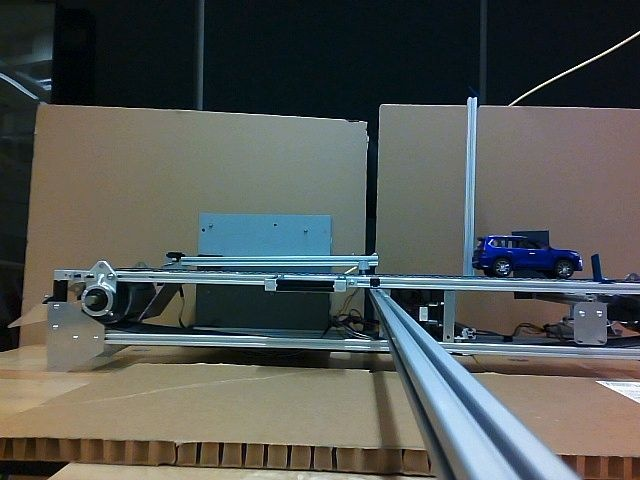
#> input picture blue_lexus_1.jpeg, 640 x 480 px, given in place of the camera
$ python VideoProgram.py
#> lines starting #> are read from the running program, lines starting #| are printed output that depends on the picture; after the words box and inside, x2 and y2 are one past the last pixel; in counts of white or black regions, pixels touching at a corner belong together; long printed decimals are rounded
import cv2
import sys
import numpy as np

if __name__ == '__main__':

    # Set up tracker.

    tracker = cv2.TrackerCSRT_create()
    tracker2 = cv2.TrackerCSRT_create()

    # Read video
    video = cv2.VideoCapture(0)

    # Reading first frame
    ok, frame = video.read()
#> frame is the input picture: shape (480, 640, 3); mean B, G, R 85, 87.8, 84.1
    if not ok:
        print('Cannot read video file')
        sys.exit()

    ok, frame = video.read()

    _, frame = video.read()

    hsv = cv2.cvtColor(frame, cv2.COLOR_BGR2HSV)
#> hsv: shape (480, 640, 3); mean H, S, V 65.9, 89.8, 97.6
    colour = input()
    if colour == 'blue':
        u = [110,50,50]
        l = [130,255,255]
    elif colour =='green':
        u = [36, 50, 70]
        l = [89, 255, 255]
    elif colour == 'white':
        u = [0,0,231]
        l = [180,18,255]
    else:
        u = [0,0,0]
        l = [180,255,30]
    lower = np.array(u)
    upper = np.array(l)

    # Here we are defining range of bluecolor in HSV
    # This creates a mask of blue coloured
    # objects found in the frame.
    mask = cv2.inRange(hsv, lower, upper)
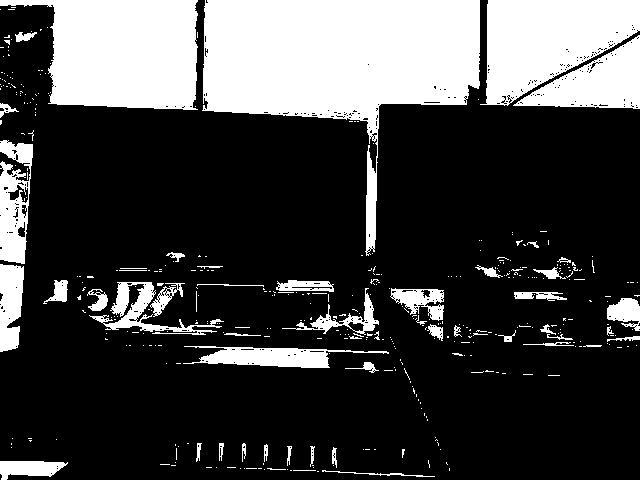
#> mask: shape (480, 640); 26% white; 409 white regions (355 under 20 px)

    cv2.imshow('mask', mask)
    bluecnts = cv2.findContours(mask.copy(),
                                cv2.RETR_EXTERNAL,
                                cv2.CHAIN_APPROX_SIMPLE)[-2]
#> bluecnts = 407 contours, 368 with area under 20; largest, box (x1, y1, x2, y2) and area: (202, 0, 480, 256) 31199, (0, 0, 198, 110) 15392, (480, 0, 640, 106) 10867, (513, 35, 640, 109) 4596, (0, 140, 33, 264) 2858
    if len(bluecnts) > 0:
        blue_area = max(bluecnts, key=cv2.contourArea)
#> blue_area = contour of 199 points, box (x1, y1, x2, y2) (202, 0, 480, 256), area 31199
        (xg, yg, wg, hg) = cv2.boundingRect(blue_area)
#> xg = 202; yg = 0; wg = 278; hg = 256
        cv2.rectangle(frame, (xg, yg), (xg + wg, yg + hg), (0, 255, 0), 2)
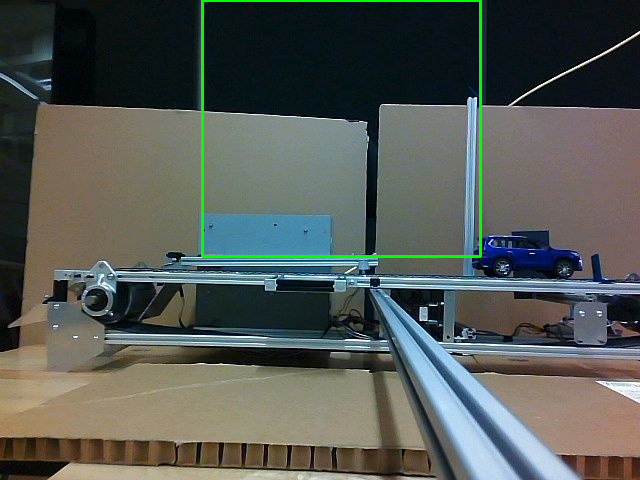
#> frame: shape (480, 640, 3); 0.95% of pixels changed, all inside (x1, y1, x2, y2) = (201, 0, 482, 258)

        print(xg, yg, wg, hg)
#| 202 0 278 256

    result = cv2.bitwise_and(frame, frame, mask=mask)
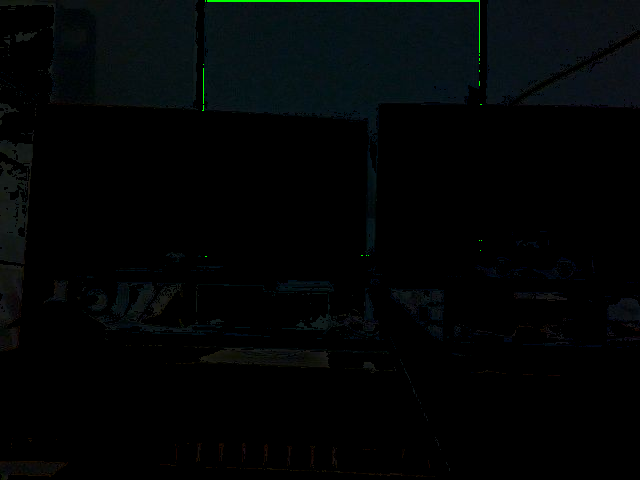
#> result: shape (480, 640, 3); mean B, G, R 5.2, 4.9, 2.2

    cv2.imshow('frame', frame)
    cv2.imshow('mask', mask)
    cv2.imshow('blue', result)

    # initializing the bounding box
    bbox = (xg,yg,wg,hg)
#> bbox = (202, 0, 278, 256)
    bbox2 = (xg+68, yg+22, wg-79, hg-16)
#> bbox2 = (270, 22, 199, 240)

    initialx = xg
#> initialx = 202

    # initializing the tracker
    ok = tracker.init(frame, bbox)
    ok = tracker2.init(frame, bbox2)

    print(bbox)
#| (202, 0, 278, 256)

    while True:
        # Read a new frame
        ok, frame = video.read()
        if not ok:
            break

        # Start timer
        timer = cv2.getTickCount()

        # Update tracker
        ok, bbox = tracker.update(frame)
#> ok = True; bbox = (199, -3, 284, 261)
        ok, bbox2 = tracker2.update(frame)
#> bbox2 = (272, 24, 195, 235)

        # DistanceCalc
        distance = (bbox[0] - initialx)/4.3
#> distance = -0.698

        # Update tracker
        ok, bbox = tracker.update(frame)
#> bbox = (195, -5, 289, 266)
        ok, bbox2 = tracker2.update(frame)
#> bbox2 = (273, 26, 191, 231)

        # Draw bounding box
        if ok:
            # Tracking success
            p1 = (int(bbox[0]), int(bbox[1]))
#> p1 = (195, -5)
            p2 = (int(bbox[0] + bbox[2]), int(bbox[1] + bbox[3]))
#> p2 = (484, 261)
            cv2.rectangle(frame, p1, p2, (0, 255, 0), 2, 1)

            p3 = (int(bbox2[0]), int(bbox2[1]))
#> p3 = (273, 26)
            p4 = (int(bbox2[0] + bbox2[2]), int(bbox2[1] + bbox2[3]))
#> p4 = (464, 257)
            cv2.rectangle(frame, p3, p4, (0, 255, 0), 2, 1)
        else:
            # Tracking failure
            cv2.putText(frame, "Tracking failure detected", (100, 80), cv2.FONT_HERSHEY_SIMPLEX, 0.75, (0, 0, 255), 2)


        # Display distance on frame
        cv2.putText(frame, "distance : " + str(int(distance)) + " cm", (100, 50), cv2.FONT_HERSHEY_SIMPLEX, 0.75, (50, 170, 50), 2);
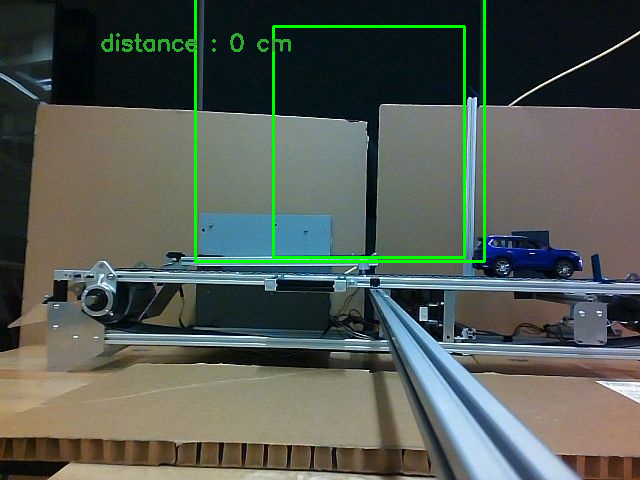
#> frame: shape (480, 640, 3); mean B, G, R 83.6, 91, 83.1
        # Display result
        cv2.imshow("Tracking", frame)
        # Exit if ESC pressed
        if cv2.waitKey(1) & 0xFF == ord('q'):  # if press SPACE bar
#> (key q is pressed here)
            break

    video.release()
    print(bbox)
#| (195, -5, 289, 266)
    print(distance)
#| -0.6977
    cv2.destroyAllWindows()
